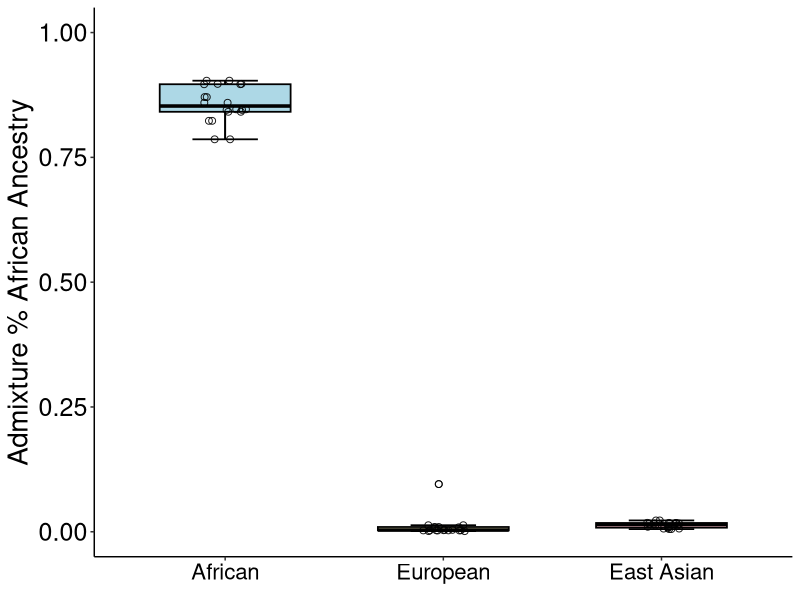

Reproduce this figure in R. (Note: this script raises an error after producing the figure.)
## ---- chunk 1
rm(list=ls())
gc()
## ---- chunk 2
library(ggplot2)
library(dplyr)
library(patchwork)
library(readxl)

ancestry_colors <- c("#add8e6", "#FEF5C3", "#fdc0cb")
## ---- chunk 3
megatable <- read.csv("../data/pangenome_project_megatable.csv")

proportion <- megatable[c("Donor_ID", "Ancestry", "AA_Admixture_Proportion", "EA_Admixture_Proportion", "EAA_Admixture_Proportion")]
## ---- chunk 4
colnames(proportion)[colnames(proportion) == "AA_Admixture_Proportion"] <- "AA"
colnames(proportion)[colnames(proportion) == "EA_Admixture_Proportion"] <- "EA"
colnames(proportion)[colnames(proportion) == "EAA_Admixture_Proportion"] <- "EAA"
## ---- chunk 5
boxplot <- function(y_var, y_label) {
  
  y_var <- ensym(y_var)
  
  set.seed(1)
  ggplot(proportion, aes(Ancestry, !!y_var, fill = Ancestry)) + 
    stat_boxplot(
      geom = "errorbar", 
      width = 0.3, 
      color = "black", 
      size = 0.6) +
    geom_boxplot(
      width = 0.6,
      outlier.shape = NA,
      alpha = 1,
      color = "black",
      size = 0.6) +
    labs(
      # title = plot_title, 
      x = element_blank(), 
      y = y_label) +
    scale_y_continuous(
      limits = c(0, 1)) +
    scale_x_discrete(labels = c(
      "AA_Patients" = "African",
      "EA_Patients" = "European",
      "EAA_Patients" = "East Asian")) +
    scale_fill_manual(
      values = ancestry_colors) +
    geom_jitter(
      width = 0.1,
      size = 2,
      shape = 21,
      fill = NA,
      alpha = 0.9) +
    theme(
      legend.position = "none",
      legend.position.inside = c(0.88, 0.88),
      legend.background = element_rect(fill = "white", color = NA),
      legend.title = element_text(size = 18),
      legend.text = element_text(size = 18),
      panel.background = element_rect(fill = "white"),
      # panel.grid.major.y = element_line(color = "#F0F0F0"),
      # panel.grid.minor.y = element_line(color = "#F0F0F0"),
      plot.title = element_text(hjust = 0.5, size = 18),
      axis.text.x = element_text(size = 16, color = "black"),
      axis.text.y = element_text(size = 18, color = "black"),
      axis.title.y = element_text(size = 20),  
      panel.border = element_blank(),
      axis.line.x.bottom = element_line(color = "black"),
      axis.line.y.left   = element_line(color = "black")
    ) 
}
## ---- chunk 6
AA_output <- boxplot(AA, "Admixture % African Ancestry")
AA_output
ggsave("./plot/supp1_ancestry_score_boxplot_AA.pdf", AA_output, width = 5, height = 6, dpi = 300)
## ---- chunk 7
EA_output <- boxplot(EA, "Admixture % European Ancestry")
EA_output
ggsave("./plot/supp1_ancestry_score_boxplot_EA.pdf", EA_output, width = 5, height = 6, dpi = 300)
## ---- chunk 8
EAA_output <- boxplot(EAA, "Admixture % East Asian Ancestry")
EAA_output
ggsave("./plot/supp1_ancestry_score_boxplot_EAA.pdf", EAA_output, width = 5, height = 6, dpi = 300)
